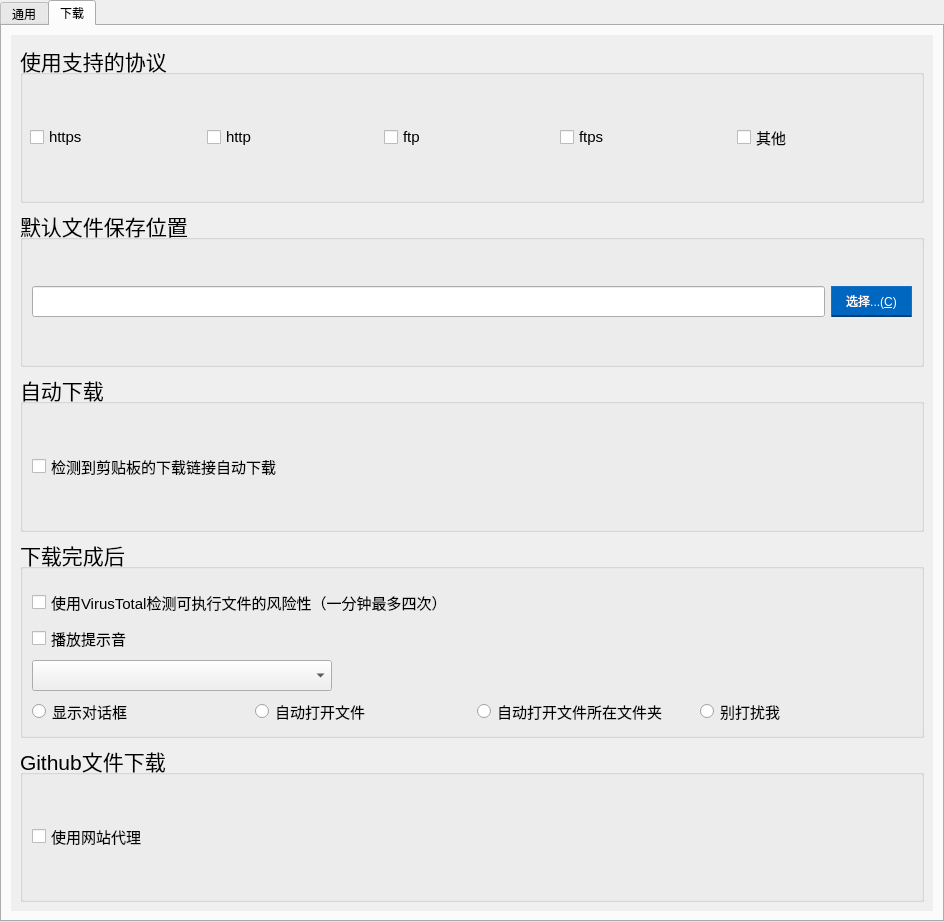
<?xml version="1.0" encoding="UTF-8"?>
<ui version="4.0">
 <class>frmSettings</class>
 <widget class="QWidget" name="frmSettings">
  <property name="geometry">
   <rect>
    <x>0</x>
    <y>0</y>
    <width>944</width>
    <height>922</height>
   </rect>
  </property>
  <property name="windowTitle">
   <string>Form</string>
  </property>
  <property name="styleSheet">
   <string notr="true">QComboBox::drop-down[style=&quot;light&quot;]{
	subcontrol-origin: padding;
    subcontrol-position: top right;
    width: 20px;
	image: url(:/pics/res/drop-down.png);
}
QComboBox [style=&quot;light&quot;]{  
    border: 1px solid rgb(236,236,236); 
	border-bottom-color: rgb(211, 211, 211);
    border-radius: 4px;  
    background-color: rgb(254, 254, 254); 
	color:black;

}  
QCheckBox::indicator:unchecked[style=&quot;light&quot;]{
	border: 1px solid grey;
  border-radius:4px;
  background-color:white;
}
QCheckBox::indicator:unchecked:hover[style=&quot;light&quot;]{
	border: 1px solid grey;
  border-radius:4px;
  background-color:rgb(227,227,227);
}
QCheckBox::indicator:checked[style=&quot;light&quot;]{
  border-image:url(:/pics/res/tick.png);
  background-color: rgb(23, 143, 255);
  /*border: 2px solid grey;*/
  border-radius:4px;
}
QCheckBox::indicator:checked:hover[style=&quot;light&quot;]{
  border-image:url(:/pics/res/tick.png);
  background-color: rgb(0,128,227);
  /*border: 2px solid grey;*/
  border-radius:4px;
}

QComboBox:hover[style=&quot;light&quot;]
{
	background-color:rgb(250, 250, 250);
 }

 QComboBox:pressed[style=&quot;light&quot;] {  
    background-color: rgb(250, 250, 250); 
	border-bottom-color:rgb(236, 236, 236);
	color:grey;
}

QComboBox QAbstractItemView[style=&quot;light&quot;] {
    border: 1px solid rgb(236,236,236); 
	background-color: rgb(249,249,249);
    border-radius: 6px;
    padding: 1px 2px 1px 2px; 
    min-width: 9em;   
	outline:none;
	
}

QComboBox QAbstractItemView::item[style=&quot;light&quot;] {
	border-radius: 6px;
    height: 30px;  
	color:black;
	
	background-color: rgb(249,249,249);

}
QComboBox QAbstractItemView::item:selected[style=&quot;light&quot;]{
	padding:3px;
	border-top-left-radius:0px;
	border-bottom-left-radius:0px;
	border-left:2px solid rgb(0,103,192);

} 

QComboBox QAbstractItemView::item:hover[style=&quot;light&quot;] {
	border-top-left-radius:0px;
	border-bottom-left-radius:0px;
	border-left:none ;
	background-color: rgb(240,240,240);
	border-radius: 6px;


	
}

QComboBox:disabled {  
    border: 1px solid rgb(180,180,180); 
	border-bottom-color: rgb(180, 180, 180);
    border-radius: 4px;  
    background-color:  rgb(180, 180, 180); 
	color:black;

}  



QComboBox QAbstractItemView::item:pressed[style=&quot;light&quot;] {
	border-top-left-radius:0px;
	border-bottom-left-radius:0px;
	border-left:none ;
	background-color: rgb(243,243,243);
	border-radius: 6px;
}



QComboBox::drop-down[style=&quot;dark&quot;]{
	subcontrol-origin: padding;
    subcontrol-position: top right;
    width: 20px;
	image: url(:/pics/res/drop-down.png);
}
QComboBox[style=&quot;dark&quot;]{  
    border: 1px solid rgb(63,63,63); 
	border-bottom-color: rgb(58,58,58);
    border-radius: 4px;  
    background-color: rgb(55,55,55); 
	color:white;

}  

QComboBox:hover[style=&quot;dark&quot;]
{
	background-color:rgb(60,60,60);
 }

 QComboBox:pressed[style=&quot;dark&quot;] {  
    background-color: rgb(50,50,50); 
	border-bottom-color:rgb(58,58,58);
	color:rgb(30,30,30);
}

QComboBox QAbstractItemView[style=&quot;dark&quot;] {
    border: 1px solid rgb(34,34,34); 
	background-color: rgb(44,44,44);
    border-radius: 6px;
    padding: 1px 2px 1px 2px; 
    min-width: 9em;   
	outline:none;
    
	
}

QComboBox QAbstractItemView::item[style=&quot;dark&quot;] {
	border-radius: 6px;
    height: 30px;  
	color:white;
	
	background-color: rgb(44,44,44);

}
QComboBox QAbstractItemView::item:selected[style=&quot;dark&quot;]{
	padding:3px;
	border-top-left-radius:0px;
	border-bottom-left-radius:0px;
	border-left:2px solid rgb(0,103,192);

} 

QComboBox QAbstractItemView::item:hover[style=&quot;dark&quot;] {
	border-top-left-radius:0px;
	border-bottom-left-radius:0px;
	border-left:none ;
	background-color: rgb(56,56,56);
	border-radius: 6px;


	
}
QComboBox QAbstractItemView::item:pressed[style=&quot;dark&quot;] {
	border-top-left-radius:0px;
	border-bottom-left-radius:0px;
	border-left:none ;
	background-color: rgb(52,52,52);
	border-radius: 6px;
}


QComboBox:disabled[style=&quot;dark&quot;]{  
    border: 1px solid rgb(10,10,10); 
	border-bottom-color: rgb(20,20,20);
    border-radius: 4px;  
    background-color:  rgb(40,40,40); 
	color:white;

}  

QCheckBox::indicator:unchecked[style=&quot;dark&quot;]{
  	border: 1px solid grey;
	border-radius:4px;
	background-color:rgb(30, 30, 30);
}
QCheckBox::indicator:unchecked:hover[style=&quot;dark&quot;]{
  	border: 1px solid grey;
	border-radius:4px;
	background-color:rgb(50,50,50);
}
QCheckBox::indicator:checked[style=&quot;dark&quot;]{
	border-image:url(:/pics/res/tick.png);
	background-color: rgb(23, 143, 255);
	/*border: 2px solid grey;*/
	border-radius:4px;
}
QCheckBox::indicator:checked:hover[style=&quot;dark&quot;]{
	border-image:url(:/pics/res/tick.png);
	background-color: rgb(40,40,40);
	/*border: 2px solid grey;*/
	border-radius:4px;
}
</string>
  </property>
  <layout class="QHBoxLayout" name="horizontalLayout">
   <property name="leftMargin">
    <number>0</number>
   </property>
   <property name="topMargin">
    <number>0</number>
   </property>
   <property name="rightMargin">
    <number>0</number>
   </property>
   <property name="bottomMargin">
    <number>0</number>
   </property>
   <item>
    <widget class="QTabWidget" name="tabWidget">
     <property name="styleSheet">
      <string notr="true">QComboBox::drop-down[style=&quot;light&quot;]{
	subcontrol-origin: padding;
    subcontrol-position: top right;
    width: 20px;
	image: url(:/pics/res/drop-down.png);
}
QComboBox [style=&quot;light&quot;]{  
    border: 1px solid rgb(236,236,236); 
	border-bottom-color: rgb(211, 211, 211);
    border-radius: 4px;  
    background-color: rgb(254, 254, 254); 
	color:black;

}  
QCheckBox::indicator:unchecked[style=&quot;light&quot;]{
	border: 1px solid grey;
  border-radius:4px;
  background-color:white;
}
QCheckBox::indicator:unchecked:hover[style=&quot;light&quot;]{
	border: 1px solid grey;
  border-radius:4px;
  background-color:rgb(227,227,227);
}
QCheckBox::indicator:checked[style=&quot;light&quot;]{
  border-image:url(:/pics/res/tick.png);
  background-color: rgb(23, 143, 255);
  /*border: 2px solid grey;*/
  border-radius:4px;
}
QCheckBox::indicator:checked:hover[style=&quot;light&quot;]{
  border-image:url(:/pics/res/tick.png);
  background-color: rgb(0,128,227);
  /*border: 2px solid grey;*/
  border-radius:4px;
}

QComboBox:hover[style=&quot;light&quot;]
{
	background-color:rgb(250, 250, 250);
 }

 QComboBox:pressed[style=&quot;light&quot;] {  
    background-color: rgb(250, 250, 250); 
	border-bottom-color:rgb(236, 236, 236);
	color:grey;
}

QComboBox QAbstractItemView[style=&quot;light&quot;] {
    border: 1px solid rgb(236,236,236); 
	background-color: rgb(249,249,249);
    border-radius: 6px;
    padding: 1px 2px 1px 2px; 
    min-width: 9em;   
	outline:none;
	
}

QComboBox QAbstractItemView::item[style=&quot;light&quot;] {
	border-radius: 6px;
    height: 30px;  
	color:black;
	
	background-color: rgb(249,249,249);

}
QComboBox QAbstractItemView::item:selected[style=&quot;light&quot;]{
	padding:3px;
	border-top-left-radius:0px;
	border-bottom-left-radius:0px;
	border-left:2px solid rgb(0,103,192);

} 

QComboBox QAbstractItemView::item:hover[style=&quot;light&quot;] {
	border-top-left-radius:0px;
	border-bottom-left-radius:0px;
	border-left:none ;
	background-color: rgb(240,240,240);
	border-radius: 6px;


	
}

QComboBox:disabled {  
    border: 1px solid rgb(180,180,180); 
	border-bottom-color: rgb(180, 180, 180);
    border-radius: 4px;  
    background-color:  rgb(180, 180, 180); 
	color:black;

}  



QComboBox QAbstractItemView::item:pressed[style=&quot;light&quot;] {
	border-top-left-radius:0px;
	border-bottom-left-radius:0px;
	border-left:none ;
	background-color: rgb(243,243,243);
	border-radius: 6px;
}



QComboBox::drop-down[style=&quot;dark&quot;]{
	subcontrol-origin: padding;
    subcontrol-position: top right;
    width: 20px;
	image: url(:/pics/res/drop-down.png);
}
QComboBox[style=&quot;dark&quot;]{  
    border: 1px solid rgb(63,63,63); 
	border-bottom-color: rgb(58,58,58);
    border-radius: 4px;  
    background-color: rgb(55,55,55); 
	color:white;

}  

QComboBox:hover[style=&quot;dark&quot;]
{
	background-color:rgb(60,60,60);
 }

 QComboBox:pressed[style=&quot;dark&quot;] {  
    background-color: rgb(50,50,50); 
	border-bottom-color:rgb(58,58,58);
	color:rgb(30,30,30);
}

QComboBox QAbstractItemView[style=&quot;dark&quot;] {
    border: 1px solid rgb(34,34,34); 
	background-color: rgb(44,44,44);
    border-radius: 6px;
    padding: 1px 2px 1px 2px; 
    min-width: 9em;   
	outline:none;
    
	
}

QComboBox QAbstractItemView::item[style=&quot;dark&quot;] {
	border-radius: 6px;
    height: 30px;  
	color:white;
	
	background-color: rgb(44,44,44);

}
QComboBox QAbstractItemView::item:selected[style=&quot;dark&quot;]{
	padding:3px;
	border-top-left-radius:0px;
	border-bottom-left-radius:0px;
	border-left:2px solid rgb(0,103,192);

} 

QComboBox QAbstractItemView::item:hover[style=&quot;dark&quot;] {
	border-top-left-radius:0px;
	border-bottom-left-radius:0px;
	border-left:none ;
	background-color: rgb(56,56,56);
	border-radius: 6px;


	
}
QComboBox QAbstractItemView::item:pressed[style=&quot;dark&quot;] {
	border-top-left-radius:0px;
	border-bottom-left-radius:0px;
	border-left:none ;
	background-color: rgb(52,52,52);
	border-radius: 6px;
}


QComboBox:disabled[style=&quot;dark&quot;]{  
    border: 1px solid rgb(10,10,10); 
	border-bottom-color: rgb(20,20,20);
    border-radius: 4px;  
    background-color:  rgb(40,40,40); 
	color:white;

}  

QCheckBox::indicator:unchecked[style=&quot;dark&quot;]{
  	border: 1px solid grey;
	border-radius:4px;
	background-color:rgb(30, 30, 30);
}
QCheckBox::indicator:unchecked:hover[style=&quot;dark&quot;]{
  	border: 1px solid grey;
	border-radius:4px;
	background-color:rgb(50,50,50);
}
QCheckBox::indicator:checked[style=&quot;dark&quot;]{
	border-image:url(:/pics/res/tick.png);
	background-color: rgb(23, 143, 255);
	/*border: 2px solid grey;*/
	border-radius:4px;
}
QCheckBox::indicator:checked:hover[style=&quot;dark&quot;]{
	border-image:url(:/pics/res/tick.png);
	background-color: rgb(40,40,40);
	/*border: 2px solid grey;*/
	border-radius:4px;
}
</string>
     </property>
     <property name="tabPosition">
      <enum>QTabWidget::North</enum>
     </property>
     <property name="tabShape">
      <enum>QTabWidget::Rounded</enum>
     </property>
     <property name="currentIndex">
      <number>1</number>
     </property>
     <widget class="QWidget" name="tab">
      <attribute name="title">
       <string>通用</string>
      </attribute>
      <layout class="QHBoxLayout" name="horizontalLayout_2">
       <item>
        <widget class="QScrollArea" name="scollCommon">
         <property name="styleSheet">
          <string notr="true"/>
         </property>
         <property name="frameShape">
          <enum>QFrame::NoFrame</enum>
         </property>
         <property name="verticalScrollBarPolicy">
          <enum>Qt::ScrollBarAlwaysOn</enum>
         </property>
         <property name="sizeAdjustPolicy">
          <enum>QAbstractScrollArea::AdjustToContents</enum>
         </property>
         <property name="widgetResizable">
          <bool>true</bool>
         </property>
         <widget class="QWidget" name="scrollAreaWidgetContents">
          <property name="geometry">
           <rect>
            <x>0</x>
            <y>0</y>
            <width>914</width>
            <height>881</height>
           </rect>
          </property>
          <layout class="QVBoxLayout" name="verticalLayout_2">
           <item>
            <widget class="QGroupBox" name="groupBox">
             <property name="font">
              <font>
               <pointsize>16</pointsize>
              </font>
             </property>
             <property name="title">
              <string>启动</string>
             </property>
             <property name="flat">
              <bool>false</bool>
             </property>
             <layout class="QVBoxLayout" name="verticalLayout">
              <item>
               <layout class="QHBoxLayout" name="horizontalLayout_3">
                <item>
                 <widget class="QCheckBox" name="chkRunHide">
                  <property name="font">
                   <font>
                    <pointsize>11</pointsize>
                   </font>
                  </property>
                  <property name="styleSheet">
                   <string notr="true"/>
                  </property>
                  <property name="text">
                   <string>启动时自动隐藏到托盘</string>
                  </property>
                 </widget>
                </item>
                <item>
                 <widget class="QCheckBox" name="chkRunAuto">
                  <property name="font">
                   <font>
                    <pointsize>11</pointsize>
                   </font>
                  </property>
                  <property name="text">
                   <string>开机自启动</string>
                  </property>
                 </widget>
                </item>
               </layout>
              </item>
             </layout>
            </widget>
           </item>
           <item>
            <widget class="QGroupBox" name="groupBox_2">
             <property name="font">
              <font>
               <pointsize>16</pointsize>
              </font>
             </property>
             <property name="title">
              <string>主题</string>
             </property>
             <property name="flat">
              <bool>false</bool>
             </property>
             <layout class="QHBoxLayout" name="horizontalLayout_4">
              <item>
               <widget class="QRadioButton" name="rdbThemeFollow">
                <property name="font">
                 <font>
                  <pointsize>11</pointsize>
                 </font>
                </property>
                <property name="text">
                 <string>跟随系统</string>
                </property>
               </widget>
              </item>
              <item>
               <widget class="QRadioButton" name="rdbThemeWhite">
                <property name="font">
                 <font>
                  <pointsize>11</pointsize>
                 </font>
                </property>
                <property name="text">
                 <string>浅色主题</string>
                </property>
               </widget>
              </item>
              <item>
               <widget class="QRadioButton" name="rdbThemeBlack">
                <property name="font">
                 <font>
                  <pointsize>11</pointsize>
                 </font>
                </property>
                <property name="text">
                 <string>深色主题</string>
                </property>
               </widget>
              </item>
             </layout>
            </widget>
           </item>
           <item>
            <widget class="QGroupBox" name="groupBox_3">
             <property name="font">
              <font>
               <pointsize>16</pointsize>
              </font>
             </property>
             <property name="title">
              <string>语言</string>
             </property>
             <property name="flat">
              <bool>false</bool>
             </property>
             <layout class="QHBoxLayout" name="horizontalLayout_5">
              <item>
               <widget class="QRadioButton" name="rdbLanDef">
                <property name="font">
                 <font>
                  <pointsize>11</pointsize>
                 </font>
                </property>
                <property name="text">
                 <string>系统默认</string>
                </property>
               </widget>
              </item>
              <item>
               <widget class="QRadioButton" name="rdbLanZhSimplified">
                <property name="font">
                 <font>
                  <pointsize>11</pointsize>
                 </font>
                </property>
                <property name="text">
                 <string notr="true">简体中文</string>
                </property>
               </widget>
              </item>
              <item>
               <widget class="QRadioButton" name="rdbLanZhTraditional">
                <property name="font">
                 <font>
                  <pointsize>11</pointsize>
                 </font>
                </property>
                <property name="text">
                 <string notr="true">繁体中文</string>
                </property>
               </widget>
              </item>
              <item>
               <widget class="QRadioButton" name="rdbLanEn">
                <property name="font">
                 <font>
                  <pointsize>11</pointsize>
                 </font>
                </property>
                <property name="text">
                 <string notr="true">English</string>
                </property>
               </widget>
              </item>
             </layout>
            </widget>
           </item>
           <item>
            <widget class="QGroupBox" name="groupBox_8">
             <property name="font">
              <font>
               <pointsize>16</pointsize>
              </font>
             </property>
             <property name="title">
              <string>接管的浏览器</string>
             </property>
             <property name="flat">
              <bool>false</bool>
             </property>
             <layout class="QVBoxLayout" name="verticalLayout_9">
              <item>
               <layout class="QHBoxLayout" name="horizontalLayout_11">
                <item>
                 <widget class="QRadioButton" name="rdbManageAll">
                  <property name="font">
                   <font>
                    <pointsize>11</pointsize>
                   </font>
                  </property>
                  <property name="text">
                   <string>全部接管</string>
                  </property>
                 </widget>
                </item>
                <item>
                 <widget class="QRadioButton" name="rdbManageNone">
                  <property name="font">
                   <font>
                    <pointsize>11</pointsize>
                   </font>
                  </property>
                  <property name="text">
                   <string>全部不接管</string>
                  </property>
                 </widget>
                </item>
               </layout>
              </item>
             </layout>
            </widget>
           </item>
           <item>
            <widget class="QGroupBox" name="groupBox_4">
             <property name="font">
              <font>
               <pointsize>16</pointsize>
              </font>
             </property>
             <property name="title">
              <string>自动升级</string>
             </property>
             <property name="flat">
              <bool>false</bool>
             </property>
             <layout class="QHBoxLayout" name="horizontalLayout_6">
              <item>
               <widget class="QCheckBox" name="chhkUpdate">
                <property name="enabled">
                 <bool>false</bool>
                </property>
                <property name="font">
                 <font>
                  <pointsize>11</pointsize>
                 </font>
                </property>
                <property name="styleSheet">
                 <string notr="true">QCheckBox::indicator:unchecked{
  	border: 1px solid grey;
	border-radius:4px;
	background-color:white;
}
QCheckBox::indicator:unchecked:hover{
  	border: 1px solid grey;
	border-radius:4px;
	background-color:rgb(227,227,227);
}
QCheckBox::indicator:checked{
	border-image:url(:/pics/res/tick.png);
	background-color: rgb(23, 143, 255);
	/*border: 2px solid grey;*/
	border-radius:4px;
}
QCheckBox::indicator:checked:hover{
	border-image:url(:/pics/res/tick.png);
	background-color: rgb(0,128,227);
	/*border: 2px solid grey;*/
	border-radius:4px;
}</string>
                </property>
                <property name="text">
                 <string>开启</string>
                </property>
                <property name="checked">
                 <bool>true</bool>
                </property>
               </widget>
              </item>
             </layout>
            </widget>
           </item>
          </layout>
         </widget>
        </widget>
       </item>
      </layout>
     </widget>
     <widget class="QWidget" name="tab_2">
      <attribute name="title">
       <string>下载</string>
      </attribute>
      <layout class="QVBoxLayout" name="verticalLayout_5">
       <item>
        <widget class="QScrollArea" name="scrollDownload">
         <property name="styleSheet">
          <string notr="true"/>
         </property>
         <property name="frameShape">
          <enum>QFrame::NoFrame</enum>
         </property>
         <property name="sizeAdjustPolicy">
          <enum>QAbstractScrollArea::AdjustToContentsOnFirstShow</enum>
         </property>
         <property name="widgetResizable">
          <bool>true</bool>
         </property>
         <widget class="QWidget" name="scrollAreaWidgetContents_2">
          <property name="geometry">
           <rect>
            <x>0</x>
            <y>0</y>
            <width>926</width>
            <height>881</height>
           </rect>
          </property>
          <layout class="QVBoxLayout" name="verticalLayout_4">
           <item>
            <widget class="QGroupBox" name="groupBox_9">
             <property name="minimumSize">
              <size>
               <width>0</width>
               <height>100</height>
              </size>
             </property>
             <property name="font">
              <font>
               <pointsize>16</pointsize>
              </font>
             </property>
             <property name="title">
              <string>使用支持的协议</string>
             </property>
             <property name="flat">
              <bool>false</bool>
             </property>
             <layout class="QHBoxLayout" name="horizontalLayout_18">
              <property name="spacing">
               <number>0</number>
              </property>
              <property name="leftMargin">
               <number>7</number>
              </property>
              <property name="topMargin">
               <number>0</number>
              </property>
              <property name="rightMargin">
               <number>7</number>
              </property>
              <property name="bottomMargin">
               <number>0</number>
              </property>
              <item>
               <widget class="QCheckBox" name="chkProtrolHttps">
                <property name="font">
                 <font>
                  <pointsize>11</pointsize>
                 </font>
                </property>
                <property name="styleSheet">
                 <string notr="true"/>
                </property>
                <property name="text">
                 <string>https</string>
                </property>
               </widget>
              </item>
              <item>
               <widget class="QCheckBox" name="chkProtrolHttp">
                <property name="font">
                 <font>
                  <pointsize>11</pointsize>
                 </font>
                </property>
                <property name="text">
                 <string>http</string>
                </property>
               </widget>
              </item>
              <item>
               <widget class="QCheckBox" name="chkProtrolFtp">
                <property name="font">
                 <font>
                  <pointsize>11</pointsize>
                 </font>
                </property>
                <property name="text">
                 <string>ftp</string>
                </property>
               </widget>
              </item>
              <item>
               <widget class="QCheckBox" name="chkProtrolFtps">
                <property name="font">
                 <font>
                  <pointsize>11</pointsize>
                 </font>
                </property>
                <property name="text">
                 <string>ftps</string>
                </property>
               </widget>
              </item>
              <item>
               <widget class="QCheckBox" name="chkProtrolOthers">
                <property name="font">
                 <font>
                  <pointsize>11</pointsize>
                 </font>
                </property>
                <property name="text">
                 <string>其他</string>
                </property>
               </widget>
              </item>
             </layout>
            </widget>
           </item>
           <item>
            <widget class="QGroupBox" name="groupBox_5">
             <property name="minimumSize">
              <size>
               <width>0</width>
               <height>100</height>
              </size>
             </property>
             <property name="font">
              <font>
               <pointsize>16</pointsize>
              </font>
             </property>
             <property name="title">
              <string>默认文件保存位置</string>
             </property>
             <property name="flat">
              <bool>false</bool>
             </property>
             <layout class="QVBoxLayout" name="verticalLayout_6">
              <item>
               <layout class="QHBoxLayout" name="horizontalLayout_8">
                <item>
                 <widget class="QLineEdit" name="lineSaveLocation">
                  <property name="minimumSize">
                   <size>
                    <width>0</width>
                    <height>31</height>
                   </size>
                  </property>
                  <property name="maximumSize">
                   <size>
                    <width>16777215</width>
                    <height>31</height>
                   </size>
                  </property>
                  <property name="styleSheet">
                   <string notr="true">QLineEdit[style=&quot;dark&quot;] {  
    border: 1px solid rgb(48,48,48); 
	border-bottom-color: rgb(154,154, 154);
    border-radius: 5px;  
    background-color: rgb(45, 45, 45); 
	color:white;

}  


QLineEdit:hover[style=&quot;dark&quot;] 
{
	background-color:rgb(50,50,50);
 }

QLineEdit:focus[style=&quot;dark&quot;] {
	border-bottom-width: 2px;
	background-color: rgb(31,31,31);
	border-bottom-color: rgb(76,194,255);

}


QLineEdit[style=&quot;light&quot;] {  
    border: 1px solid rgb(229,229,229); 
	border-bottom-color: rgb(134,134, 134);
    border-radius: 5px;  
    background-color: rgb(251, 251, 251); 
	color:black;

}  

QLineEdit:hover[style=&quot;light&quot;]
{
	background-color:rgb(246,246,246);
 }

QLineEdit:focus[style=&quot;light&quot;]{
	border-bottom-width: 2px;
	background-color: rgb(255, 255, 255);
	border-bottom-color: rgb(0, 103, 192);

}</string>
                  </property>
                 </widget>
                </item>
                <item>
                 <widget class="QPushButton" name="btnSaveSelect">
                  <property name="minimumSize">
                   <size>
                    <width>81</width>
                    <height>31</height>
                   </size>
                  </property>
                  <property name="maximumSize">
                   <size>
                    <width>81</width>
                    <height>31</height>
                   </size>
                  </property>
                  <property name="styleSheet">
                   <string notr="true">QPushButton{
	color: white;
	background-color: rgb(0,103,192);
	border:1px solid rgb(20,115,197);
	border-bottom: 2px solid rgb(0,62,115);
}
QPushButton:disabled{
	background-color: rgb(3, 41, 74);
}
QPushButton:hover{
	color: white;
	background-color: rgb(25,117,197);
	border:1px solid rgb(43,128,202);
	border-bottom: 2px solid rgb(15,70,118);
}
QPushButton:pressed{
	color: rgb(194,218,239);
	background-color: rgb(25,117,197);
	border: 0px ;
}</string>
                  </property>
                  <property name="text">
                   <string>选择...(&amp;C)</string>
                  </property>
                 </widget>
                </item>
               </layout>
              </item>
             </layout>
            </widget>
           </item>
           <item>
            <widget class="QGroupBox" name="groupBox_20">
             <property name="minimumSize">
              <size>
               <width>0</width>
               <height>100</height>
              </size>
             </property>
             <property name="font">
              <font>
               <pointsize>16</pointsize>
              </font>
             </property>
             <property name="title">
              <string>自动下载</string>
             </property>
             <property name="flat">
              <bool>false</bool>
             </property>
             <layout class="QHBoxLayout" name="horizontalLayout_9">
              <item>
               <widget class="QCheckBox" name="chkDownLoadClip">
                <property name="font">
                 <font>
                  <pointsize>11</pointsize>
                 </font>
                </property>
                <property name="text">
                 <string>检测到剪贴板的下载链接自动下载</string>
                </property>
               </widget>
              </item>
             </layout>
            </widget>
           </item>
           <item>
            <widget class="QGroupBox" name="groupBox_6">
             <property name="minimumSize">
              <size>
               <width>0</width>
               <height>195</height>
              </size>
             </property>
             <property name="font">
              <font>
               <pointsize>16</pointsize>
              </font>
             </property>
             <property name="title">
              <string>下载完成后</string>
             </property>
             <property name="flat">
              <bool>false</bool>
             </property>
             <layout class="QVBoxLayout" name="verticalLayout_8">
              <item>
               <layout class="QVBoxLayout" name="verticalLayout_3">
                <property name="spacing">
                 <number>7</number>
                </property>
                <property name="topMargin">
                 <number>10</number>
                </property>
                <item>
                 <widget class="QCheckBox" name="chkFinishedScan">
                  <property name="font">
                   <font>
                    <pointsize>11</pointsize>
                   </font>
                  </property>
                  <property name="text">
                   <string>使用VirusTotal检测可执行文件的风险性（一分钟最多四次）</string>
                  </property>
                 </widget>
                </item>
                <item>
                 <widget class="QCheckBox" name="chkFinishedBell">
                  <property name="font">
                   <font>
                    <pointsize>11</pointsize>
                   </font>
                  </property>
                  <property name="text">
                   <string>播放提示音</string>
                  </property>
                 </widget>
                </item>
                <item>
                 <layout class="QHBoxLayout" name="horizontalLayout_19">
                  <property name="spacing">
                   <number>10</number>
                  </property>
                  <item>
                   <widget class="QComboBox" name="comboFinishedBell">
                    <property name="minimumSize">
                     <size>
                      <width>300</width>
                      <height>31</height>
                     </size>
                    </property>
                    <property name="maximumSize">
                     <size>
                      <width>300</width>
                      <height>31</height>
                     </size>
                    </property>
                    <property name="styleSheet">
                     <string notr="true"/>
                    </property>
                   </widget>
                  </item>
                  <item>
                   <spacer name="horizontalSpacer">
                    <property name="orientation">
                     <enum>Qt::Horizontal</enum>
                    </property>
                    <property name="sizeHint" stdset="0">
                     <size>
                      <width>40</width>
                      <height>20</height>
                     </size>
                    </property>
                   </spacer>
                  </item>
                 </layout>
                </item>
               </layout>
              </item>
              <item>
               <layout class="QHBoxLayout" name="horizontalLayout_7">
                <property name="spacing">
                 <number>10</number>
                </property>
                <property name="bottomMargin">
                 <number>0</number>
                </property>
                <item>
                 <widget class="QRadioButton" name="rdbFinishedDisplay">
                  <property name="font">
                   <font>
                    <pointsize>11</pointsize>
                   </font>
                  </property>
                  <property name="text">
                   <string>显示对话框</string>
                  </property>
                 </widget>
                </item>
                <item>
                 <widget class="QRadioButton" name="rdbFinishedOpenFile">
                  <property name="font">
                   <font>
                    <pointsize>11</pointsize>
                   </font>
                  </property>
                  <property name="text">
                   <string>自动打开文件</string>
                  </property>
                 </widget>
                </item>
                <item>
                 <widget class="QRadioButton" name="rdbFinishedOpenFolder">
                  <property name="font">
                   <font>
                    <pointsize>11</pointsize>
                   </font>
                  </property>
                  <property name="text">
                   <string>自动打开文件所在文件夹</string>
                  </property>
                 </widget>
                </item>
                <item>
                 <widget class="QRadioButton" name="rdbFinishedNotNotice">
                  <property name="font">
                   <font>
                    <pointsize>11</pointsize>
                   </font>
                  </property>
                  <property name="text">
                   <string>别打扰我</string>
                  </property>
                 </widget>
                </item>
               </layout>
              </item>
             </layout>
            </widget>
           </item>
           <item>
            <widget class="QGroupBox" name="groupBox_7">
             <property name="minimumSize">
              <size>
               <width>0</width>
               <height>100</height>
              </size>
             </property>
             <property name="font">
              <font>
               <pointsize>16</pointsize>
              </font>
             </property>
             <property name="title">
              <string>Github文件下载</string>
             </property>
             <property name="flat">
              <bool>false</bool>
             </property>
             <layout class="QVBoxLayout" name="verticalLayout_7">
              <item>
               <widget class="QCheckBox" name="chkGithubProxy">
                <property name="font">
                 <font>
                  <pointsize>11</pointsize>
                 </font>
                </property>
                <property name="text">
                 <string>使用网站代理</string>
                </property>
               </widget>
              </item>
             </layout>
            </widget>
           </item>
          </layout>
         </widget>
        </widget>
       </item>
      </layout>
     </widget>
    </widget>
   </item>
  </layout>
 </widget>
 <resources/>
 <connections/>
</ui>
